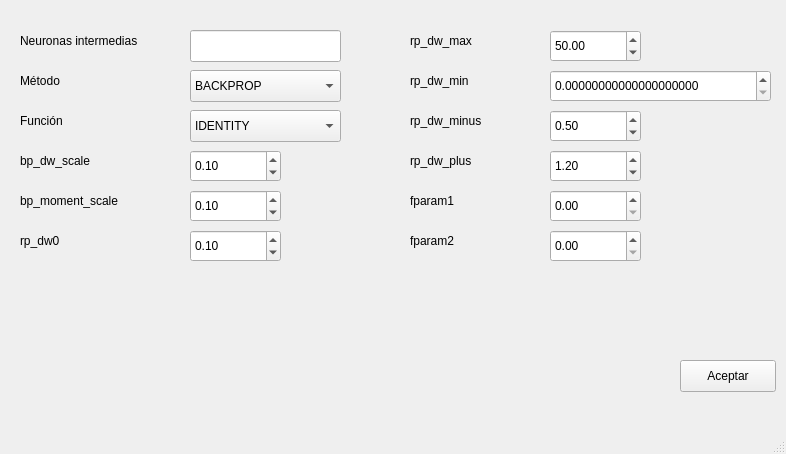
<?xml version="1.0" encoding="UTF-8"?>
<ui version="4.0">
 <class>Conf_neuronal</class>
 <widget class="QMainWindow" name="Conf_neuronal">
  <property name="geometry">
   <rect>
    <x>0</x>
    <y>0</y>
    <width>786</width>
    <height>454</height>
   </rect>
  </property>
  <property name="minimumSize">
   <size>
    <width>786</width>
    <height>454</height>
   </size>
  </property>
  <property name="windowTitle">
   <string>Configuración Neuronal</string>
  </property>
  <widget class="QWidget" name="centralwidget">
   <widget class="QLabel" name="label">
    <property name="geometry">
     <rect>
      <x>20</x>
      <y>30</y>
      <width>161</width>
      <height>22</height>
     </rect>
    </property>
    <property name="text">
     <string>Neuronas intermedias</string>
    </property>
   </widget>
   <widget class="QLabel" name="label_2">
    <property name="geometry">
     <rect>
      <x>20</x>
      <y>70</y>
      <width>70</width>
      <height>22</height>
     </rect>
    </property>
    <property name="text">
     <string>Método</string>
    </property>
   </widget>
   <widget class="QLabel" name="label_3">
    <property name="geometry">
     <rect>
      <x>20</x>
      <y>110</y>
      <width>70</width>
      <height>22</height>
     </rect>
    </property>
    <property name="text">
     <string>Función</string>
    </property>
   </widget>
   <widget class="QLabel" name="label_4">
    <property name="geometry">
     <rect>
      <x>20</x>
      <y>150</y>
      <width>101</width>
      <height>22</height>
     </rect>
    </property>
    <property name="text">
     <string>bp_dw_scale</string>
    </property>
   </widget>
   <widget class="QLabel" name="label_5">
    <property name="geometry">
     <rect>
      <x>20</x>
      <y>190</y>
      <width>131</width>
      <height>22</height>
     </rect>
    </property>
    <property name="text">
     <string>bp_moment_scale</string>
    </property>
   </widget>
   <widget class="QLabel" name="label_6">
    <property name="geometry">
     <rect>
      <x>20</x>
      <y>230</y>
      <width>70</width>
      <height>22</height>
     </rect>
    </property>
    <property name="text">
     <string>rp_dw0</string>
    </property>
   </widget>
   <widget class="QLineEdit" name="Num_neur">
    <property name="geometry">
     <rect>
      <x>190</x>
      <y>30</y>
      <width>151</width>
      <height>32</height>
     </rect>
    </property>
   </widget>
   <widget class="QLabel" name="label_7">
    <property name="geometry">
     <rect>
      <x>410</x>
      <y>30</y>
      <width>91</width>
      <height>22</height>
     </rect>
    </property>
    <property name="text">
     <string>rp_dw_max</string>
    </property>
   </widget>
   <widget class="QLabel" name="label_8">
    <property name="geometry">
     <rect>
      <x>410</x>
      <y>70</y>
      <width>111</width>
      <height>22</height>
     </rect>
    </property>
    <property name="text">
     <string>rp_dw_min</string>
    </property>
   </widget>
   <widget class="QLabel" name="label_9">
    <property name="geometry">
     <rect>
      <x>410</x>
      <y>110</y>
      <width>111</width>
      <height>22</height>
     </rect>
    </property>
    <property name="text">
     <string>rp_dw_minus</string>
    </property>
   </widget>
   <widget class="QLabel" name="label_10">
    <property name="geometry">
     <rect>
      <x>410</x>
      <y>150</y>
      <width>111</width>
      <height>22</height>
     </rect>
    </property>
    <property name="text">
     <string>rp_dw_plus</string>
    </property>
   </widget>
   <widget class="QLabel" name="label_11">
    <property name="geometry">
     <rect>
      <x>410</x>
      <y>190</y>
      <width>70</width>
      <height>22</height>
     </rect>
    </property>
    <property name="text">
     <string>fparam1</string>
    </property>
   </widget>
   <widget class="QLabel" name="label_12">
    <property name="geometry">
     <rect>
      <x>410</x>
      <y>230</y>
      <width>70</width>
      <height>22</height>
     </rect>
    </property>
    <property name="text">
     <string>fparam2</string>
    </property>
   </widget>
   <widget class="QComboBox" name="Metodo">
    <property name="geometry">
     <rect>
      <x>190</x>
      <y>70</y>
      <width>151</width>
      <height>32</height>
     </rect>
    </property>
    <item>
     <property name="text">
      <string>BACKPROP</string>
     </property>
    </item>
    <item>
     <property name="text">
      <string>RPROP</string>
     </property>
    </item>
   </widget>
   <widget class="QComboBox" name="Funcion">
    <property name="geometry">
     <rect>
      <x>190</x>
      <y>110</y>
      <width>151</width>
      <height>32</height>
     </rect>
    </property>
    <item>
     <property name="text">
      <string>IDENTITY</string>
     </property>
    </item>
    <item>
     <property name="text">
      <string>SIGMOID_SYM</string>
     </property>
    </item>
    <item>
     <property name="text">
      <string>GAUSSIAN</string>
     </property>
    </item>
   </widget>
   <widget class="QDoubleSpinBox" name="bp_dw_scale">
    <property name="geometry">
     <rect>
      <x>190</x>
      <y>150</y>
      <width>91</width>
      <height>32</height>
     </rect>
    </property>
    <property name="maximum">
     <double>999999.000000000000000</double>
    </property>
    <property name="value">
     <double>0.100000000000000</double>
    </property>
   </widget>
   <widget class="QDoubleSpinBox" name="bp_moment_scale">
    <property name="geometry">
     <rect>
      <x>190</x>
      <y>190</y>
      <width>91</width>
      <height>32</height>
     </rect>
    </property>
    <property name="maximum">
     <double>999999.000000000000000</double>
    </property>
    <property name="value">
     <double>0.100000000000000</double>
    </property>
   </widget>
   <widget class="QDoubleSpinBox" name="rp_dw0">
    <property name="geometry">
     <rect>
      <x>190</x>
      <y>230</y>
      <width>91</width>
      <height>32</height>
     </rect>
    </property>
    <property name="maximum">
     <double>999999.000000000000000</double>
    </property>
    <property name="value">
     <double>0.100000000000000</double>
    </property>
   </widget>
   <widget class="QDoubleSpinBox" name="rp_dw_max">
    <property name="geometry">
     <rect>
      <x>550</x>
      <y>30</y>
      <width>91</width>
      <height>32</height>
     </rect>
    </property>
    <property name="maximum">
     <double>999999.000000000000000</double>
    </property>
    <property name="value">
     <double>50.000000000000000</double>
    </property>
   </widget>
   <widget class="QDoubleSpinBox" name="rp_dw_min">
    <property name="geometry">
     <rect>
      <x>550</x>
      <y>70</y>
      <width>221</width>
      <height>32</height>
     </rect>
    </property>
    <property name="decimals">
     <number>20</number>
    </property>
    <property name="maximum">
     <double>999999.000000000000000</double>
    </property>
    <property name="singleStep">
     <double>0.000001000000000</double>
    </property>
   </widget>
   <widget class="QDoubleSpinBox" name="rp_dw_minus">
    <property name="geometry">
     <rect>
      <x>550</x>
      <y>110</y>
      <width>91</width>
      <height>32</height>
     </rect>
    </property>
    <property name="maximum">
     <double>999999.000000000000000</double>
    </property>
    <property name="value">
     <double>0.500000000000000</double>
    </property>
   </widget>
   <widget class="QDoubleSpinBox" name="rp_dw_plus">
    <property name="geometry">
     <rect>
      <x>550</x>
      <y>150</y>
      <width>91</width>
      <height>32</height>
     </rect>
    </property>
    <property name="maximum">
     <double>999999.000000000000000</double>
    </property>
    <property name="value">
     <double>1.200000000000000</double>
    </property>
   </widget>
   <widget class="QDoubleSpinBox" name="fparam1">
    <property name="geometry">
     <rect>
      <x>550</x>
      <y>190</y>
      <width>91</width>
      <height>32</height>
     </rect>
    </property>
    <property name="maximum">
     <double>999999.000000000000000</double>
    </property>
   </widget>
   <widget class="QDoubleSpinBox" name="fparam2">
    <property name="geometry">
     <rect>
      <x>550</x>
      <y>230</y>
      <width>91</width>
      <height>32</height>
     </rect>
    </property>
    <property name="maximum">
     <double>999999.000000000000000</double>
    </property>
   </widget>
   <widget class="QPushButton" name="Aceptar">
    <property name="geometry">
     <rect>
      <x>680</x>
      <y>360</y>
      <width>96</width>
      <height>32</height>
     </rect>
    </property>
    <property name="text">
     <string>Aceptar</string>
    </property>
   </widget>
  </widget>
  <widget class="QMenuBar" name="menubar">
   <property name="geometry">
    <rect>
     <x>0</x>
     <y>0</y>
     <width>786</width>
     <height>30</height>
    </rect>
   </property>
  </widget>
  <widget class="QStatusBar" name="statusbar"/>
 </widget>
 <resources/>
 <connections/>
</ui>
